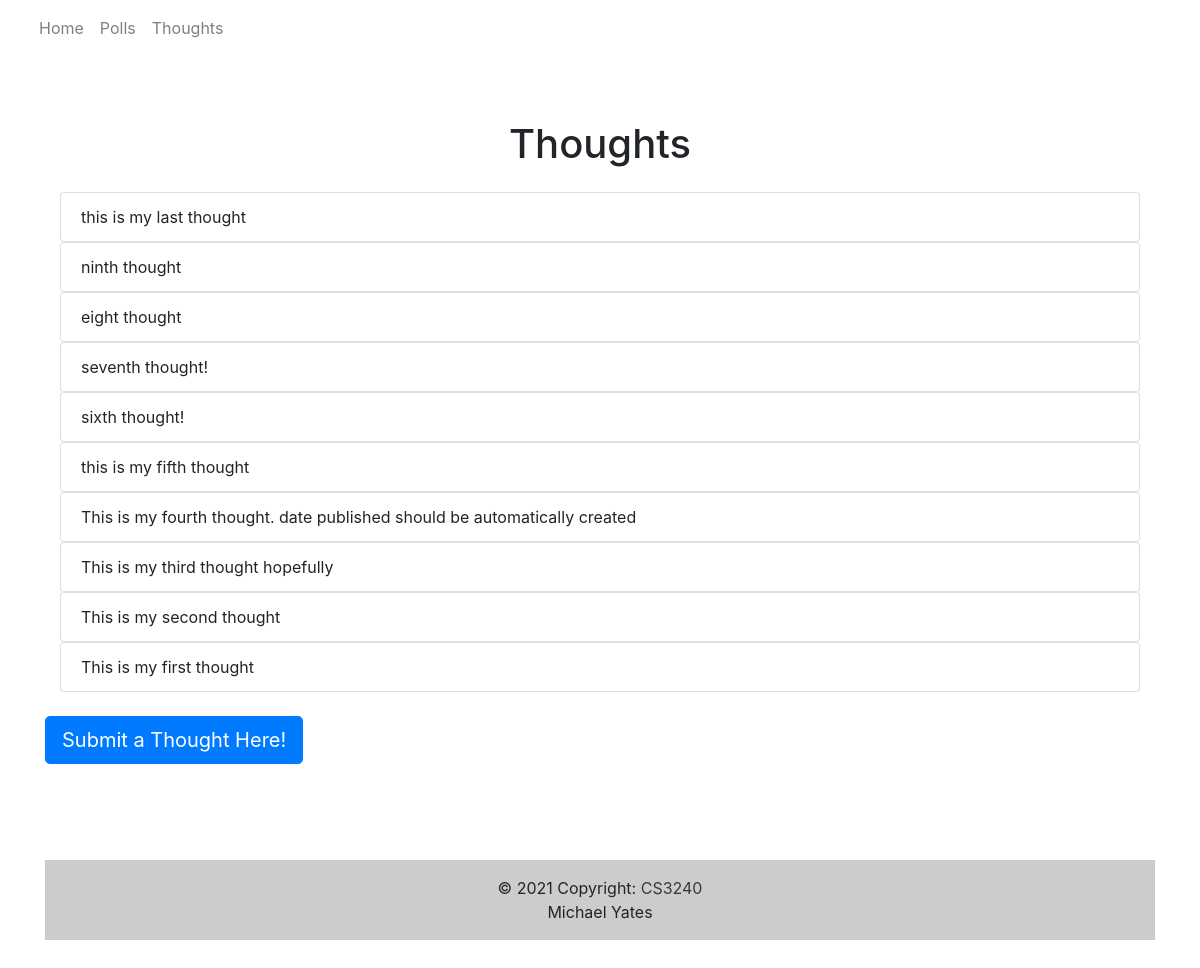
Screenshot of /polls/thoughts/list/ with the database file from the repository.
### polls/models.py (models this page shows, shortened)
class Thought(models.Model):
    thought_text = models.TextField()
    date_posted = models.DateTimeField('date published')

### polls/views.py (the view)
# urls.py: path('thoughts/list/', views.ThoughtsView.as_view(), name='thoughts'),
class ThoughtsView(generic.ListView):
    template_name = 'polls/thoughts.html'  # reference the html file
    context_object_name = 'latest_thought_list'
    def get_queryset(self):
        return Thought.objects.filter(date_posted__lte=timezone.now()).order_by('-date_posted')[:10]

### polls/templates/polls/thoughts.html (shortened to what this page needs)
{% extends "polls/base.html" %}
{% block content %}
<!doctype html>
<html lang="en">
  <head>
    <link rel="stylesheet" href="https://stackpath.bootstrapcdn.com/bootstrap/4.1.3/css/bootstrap.min.css">
  </head>
  <body>
  <div class="text-center p-3">
                    <h1> Thoughts </h1>
                </div>
    {% if latest_thought_list %}
    <ul class="list-group">
    {% for thought in latest_thought_list %}
      <div class="container-fluid">
      <li class="list-group-item">{{ thought.thought_text }}</li>
      </div>
    {% endfor %}
    </ul>
    {% else %}
    <p>No thoughts are available.</p>
    {% endif %}
    <br>
    <a class="btn btn-primary btn-lg" href="/polls/thoughts/">Submit a Thought Here!</a>
    </div>
  </body>
</html>
{% endblock %}

### rows the page displays
Thought: thought_text "this is my last thought"
Thought: thought_text "ninth thought"
Thought: thought_text "eight thought"
Thought: thought_text "seventh thought!"
Thought: thought_text "sixth thought!"
Thought: thought_text "this is my fifth thought"
Thought: thought_text "This is my fourth thought. date published should be automatically created"
Thought: thought_text "This is my third thought hopefully"
Thought: thought_text "This is my second thought"
Thought: thought_text "This is my first thought"
